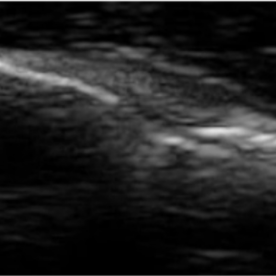
#> input picture CEJ_Detection/Media/bone1.png, 276 x 276 px, found by its file name
$ python Code.py
#> lines starting #> are read from the running program, lines starting #| are printed output that depends on the picture; after the words box and inside, x2 and y2 are one past the last pixel; in counts of white or black regions, pixels touching at a corner belong together
from datetime import datetime
import numpy as np
import cv2
import math
import time
# --- Apply Homomorphy Filter Algorithm---


def HomomorphicFilter(img, yh=5, yl=4.5, cutoff=40, c=1):
    """
    Homomorphic Filter for image
    """
    # Convert img from int8 to float32. Because OpenCV require float32
    img_float = np.float32(img)

    # Normalize Img to calculate faster
    img_float_normalized = img_float / 255

    rows, cols, dims = img.shape

    # Convert from BGR to YCrCb
    img_YCrCb = cv2.cvtColor(img_float_normalized, cv2.COLOR_BGR2YCrCb)

    # Split the img to 3 color chanel (Y, Cr, Cb). Y represent for Gray level
    y, cr, cb = cv2.split(img_YCrCb)
    #cv2.imshow('Y',y)


    # Get Logarit space
    y_log = np.log(y + 0.01)  # Add 0.01 because to avoid log(0)

    # Apply Fourier Transform
    fft = np.fft.fft2(y_log)

    fft_shift = np.fft.fftshift(fft)

    Dx = cols / cutoff
    G = np.ones((rows, cols))

    for i in range(rows):
        for j in range(cols):
            D_square = (i - rows/2)**2 + (j - cols/2)**2
            G[i][j] = (yh - yl)*(1 - np.exp(-c*(D_square/(2*(Dx**2))))) + yl

    result_filter = G * fft_shift

    # Inverse Fourier Transform
    fft_ishift = np.fft.ifftshift(result_filter)
    ifft = np.fft.ifft2(fft_ishift)

    # Get x from (x + yi) (complex)
    result_interm = np.real(ifft)

    # Inverse Logarit Space
    result_img = np.exp(result_interm)

    cv2.imshow('Homo',result_img)
    return result_img


# --- Apply Constrast Enhancement (CLAHE)---
def ConstrastEnhancement(img, clipLimit=2, tileGrid=7):
    clahe = cv2.createCLAHE(clipLimit=clipLimit,
                            tileGridSize=(tileGrid, tileGrid))

    img_enhanced = clahe.apply(img)
    #img_enhanced = cv2.equalizeHist(imgGray)
    return img_enhanced


# Apply Adaptive Median Filter
# Append image with padding size
def padding(img, pad):
    padded_img = np.zeros((img.shape[0]+2*pad, img.shape[1] + 2*pad))
    print(img.shape[0])
    padded_img[pad:-pad, pad:-pad] = img
    return padded_img


def level_A(mat, x, y, s, sMax):
    while True:
        window = mat[x - (s//2): x+(s//2) + 1, y - (s//2): y + (s//2) + 1]

        Zmin = np.min(window)
        Zmed = np.median(window)
        Zmax = np.max(window)

        A1 = Zmed - Zmin
        A2 = Zmed - Zmax

        if A1 > 0 and A2 < 0:
            return level_B(window, Zmin, Zmed, Zmax)
        else:
            s += 2
            if s <= sMax:
                continue
            else:
                return Zmed


def level_B(window, Zmin, Zmed, Zmax):

    h, w = window.shape
    Zxy = window[h//2, w//2]

    B1 = Zxy - Zmin
    B2 = Zxy - Zmax

    if B1 > 0 and B2 < 0:
        return Zxy
    else:
        return Zmed


def AdaptiveMedianFilter(img, s=3, sMax=7):
    if len(img.shape) == 3:
        img = cv2.cvtColor(img, cv2.COLOR_BGR2GRAY)

    H, W = img.shape

    a = sMax // 2
    padded_img = padding(img, a)

    f_img = np.zeros(padded_img.shape)

    for i in range(a, H + a + 1):
        for j in range(a, W + a + 1):
            value = level_A(padded_img, i, j, s, sMax)
            f_img[i, j] = value

    return f_img[a:-a, a:-a]


def DrawRectToImage(img, pt1, pt2, color):
    cv2.rectangle(img, pt1, pt2, color, 2)
    return img


def KMeans(img, x, y, w, h, k=3):
    img_ROI = img[y: y + h, x: x + w]

    img_reshaped = img_ROI.reshape((-1, 1))
    img_reshaped = np.float32(img_reshaped)

    criteria = (cv2.TERM_CRITERIA_EPS + cv2.TERM_CRITERIA_MAX_ITER, 100, 0.2)

    _, labels, centers = cv2.kmeans(
        img_reshaped, k, None, criteria, 10, cv2.KMEANS_RANDOM_CENTERS)

    segmented_image = centers[labels.flatten()]
    segmented_image = segmented_image.reshape(img_ROI.shape)

    unique_value = np.unique(segmented_image)
    min_value = (unique_value[1] - unique_value[0])/2

    segmented_image = np.where(segmented_image > min_value + 0.1, 0, 1)
    cv2.imshow('Canny', np.float32(segmented_image))
    return segmented_image


def DetectCEJLocation(seg_img):
    canny = np.ones((seg_img.shape[0], seg_img.shape[1], 3))

    border_up = []
    border_down = []

    H, W = seg_img.shape
    for i in range(W):
        for j in range(H):
            if seg_img[j][i] == 0:
                canny[j][i] = (1, 0, 0)  # RGB
                border_up.append((i, j))
                break

    for i in range(W):
        for j in range(H - 1, 0, -1):
            if seg_img[j][i] == 0:
                border_down.append((i, j))
                break

    # draw up-down
    for point_x, point_y in zip(border_up, border_down):
        cv2.line(canny, (point_x[0], point_x[1] + 1), point_y, (255, 0, 0), 1)

    max_j = {'distance': 0,
             'start': (0, 0),
             'end': (0, 0)}  # (distance, start, end)

    # draw up
    start = border_up[0]
    for point in border_up:
        end = point
        cv2.line(canny, start, end, (0, 0, 255), 1)

        absolute_j = math.sqrt(
            (start[0] - end[0])**2 + (start[1] - end[1])**2)
        if absolute_j > max_j['distance']:
            max_j['distance'] = absolute_j
            max_j['start'] = start
            max_j['end'] = end
        start = end

    return max_j


def Timing(func):
    def wrapper():
        begin = time.time()
        func()
#> in main, img is the input picture: shape (276, 276, 3); min 0, max 225, mean 32
        end = time.time()
        print('Time: ', end - begin)

    return wrapper

### MAIN ####


@Timing
def main():
    img = cv2.imread('bone1.PNG')
    homo_img = HomomorphicFilter(img, yh=2.5, yl=1.8, cutoff=100, c=3)
#> in HomomorphicFilter, `img_YCrCb = cv2.cvtColor(img_float_normalized, cv2.COLOR_BGR2YCrCb)`: img_YCrCb: shape (276, 276, 3) float32; mean of channels 0, 1, 2 0.126, 0.5, 0.5
#> in HomomorphicFilter, `y, cr, cb = cv2.split(img_YCrCb)`:
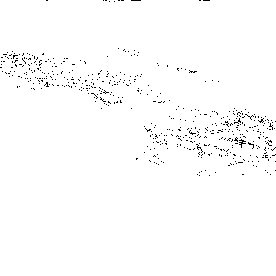
#> cr: shape (276, 276) float32; values 0.5 (black) and 0.5 (white), 98.7% white; black in thin lines or dots, all inside (x1, y1, x2, y2) = (0, 0, 276, 176)
#> in HomomorphicFilter, `y_log = np.log(y + 0.01)`:
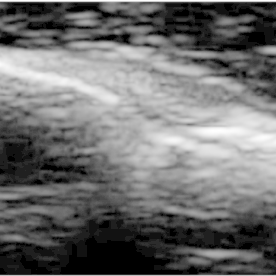
#> y_log: shape (276, 276) float32; min -4.61, max -0.114, mean -2.66; drawn with min black and max white
#> in HomomorphicFilter, `result_interm = np.real(ifft)`:
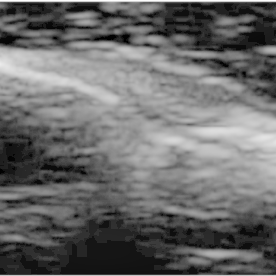
#> result_interm: shape (276, 276) float64; min -9.81, max 2.2, mean -4.79; drawn with min black and max white
    cv2.imshow('homo_img',homo_img)
    #cons_img = ConstrastEnhancement(homo_img)
    #cv2.imshow(cons_img)
    amf_imf = AdaptiveMedianFilter(homo_img, s=3, sMax=11)
#| 276
    cv2.imshow('AdaptiveMedianFilter',amf_imf)
    # Large Rectangle Box
    LX, LY, LW, LH = 40, 40, 180, 180

    # Medium Rectangle Box
    delta = 20
    MX = LX + delta
    MY = LY + delta
    MW = LW - 2*delta
    MH = LH - 2*delta

    # Small Rectangle BOX
    delta = 20
    SX = MX + delta
    SY = MY + delta
    SW = MW - 2*delta
    SH = MH - 2*delta

    # Current Rectangle to Get CEJ location
    x, y, w, h = SX, SY, SW, SH#LX,LY,LW,LH

    kmeans_img = KMeans(amf_imf, x, y, w, h, k=2)
    #cv2.imshow('kmeans',kmeans_img)
    max_j = DetectCEJLocation(kmeans_img)
    max_point = max_j['start'] if max_j['start'][1] > max_j['end'][1] else max_j['end']

    # print(max_j)

    img_brg = cv2.cvtColor(np.float32(amf_imf), cv2.COLOR_GRAY2BGR)
    cv2.circle(img_brg, (x + max_point[0], y + max_point[1]), 3, (0, 0, 255), -1)

    #Large Box
    cv2.rectangle(img_brg, (LX, LY), (LX + LW, LY + LH),
                  (0, 0, 255), 2)

    #Medium Box
    cv2.rectangle(img_brg, (MX, MY), (MX + MW, MY + MH),
                  (0, 255, 0), 2)

    #Small Box
    cv2.rectangle(img_brg, (SX, SY), (SX + SW, SY + SH),
                  (255, 255, 0), 2)

    cv2.imshow('Final', img_brg)
    cv2.waitKey(0)
    cv2.destroyAllWindows

main()
#> in KMeans, `img_ROI = img[y: y + h, x: x + w]`:
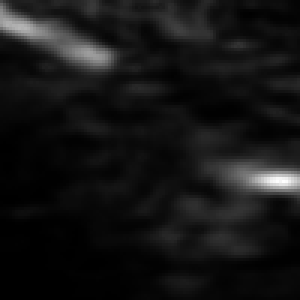
#> img_ROI: shape (100, 100) float64 (shown 3 times larger); min 7.78e-05, max 1.4, mean 0.117; drawn with min black and max white
#> in KMeans, `segmented_image = segmented_image.reshape(img_ROI.shape)`: segmented_image: shape (100, 100) float32; values 0.0878 (black) and 0.707 (white), 4.7% white; 2 white regions, box (x1, y1, x2, y2) and area: (0, 1, 38, 23) 286, (76, 55, 100, 65) 181
#> after the loop in DetectCEJLocation, `for point_x, point_y in zip(border_up, border_down):`:
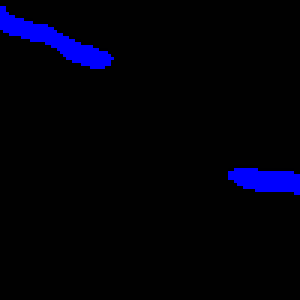
#> canny: shape (100, 100, 3) float64 (shown 3 times larger); mean of channels 0, 1, 2 11.3, 1, 1; drawn as B, G, R
#> after the loop in DetectCEJLocation, `for point in border_up:`:
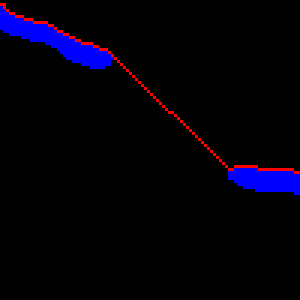
#> canny: shape (100, 100, 3) float64 (shown 3 times larger); 1.01% of pixels changed, all inside (x1, y1, x2, y2) = (0, 1, 100, 58); drawn as B, G, R
#> in main, `cv2.imshow('Final', img_brg)`:
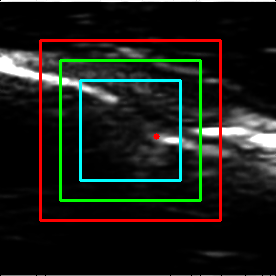
#> window 'Final': shape (276, 276, 3); mean B, G, R 24.1, 29.7, 27.4
